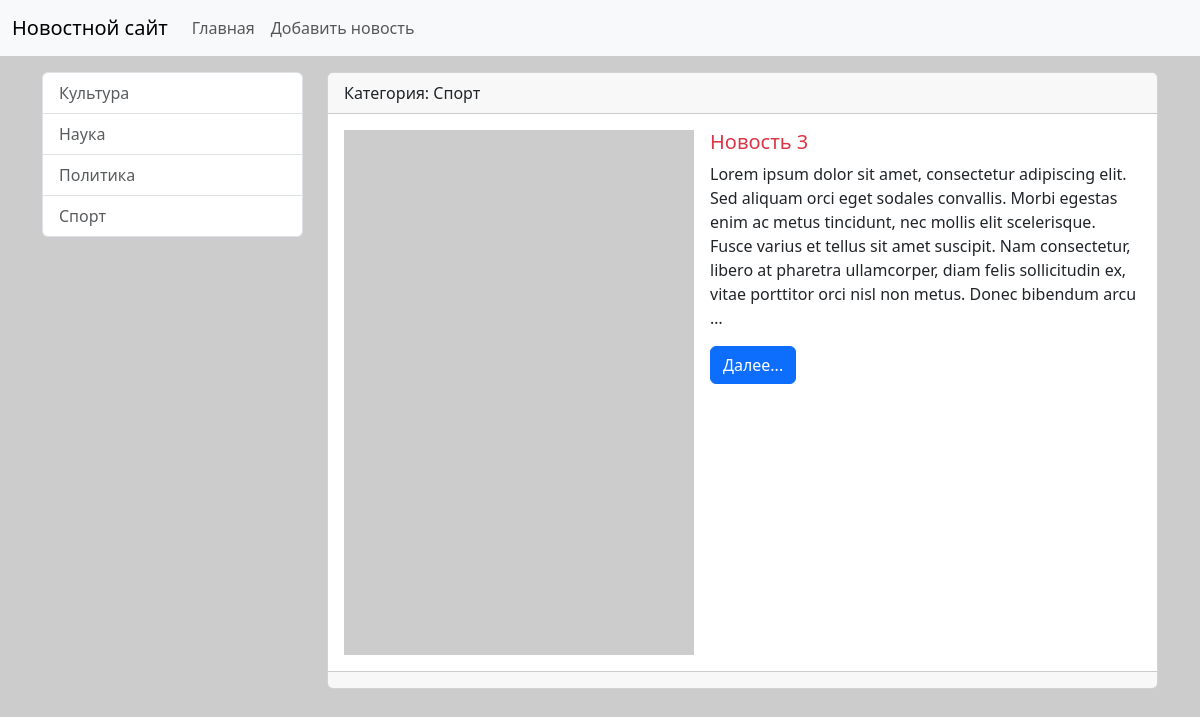
The app's page /category/2/, older data.
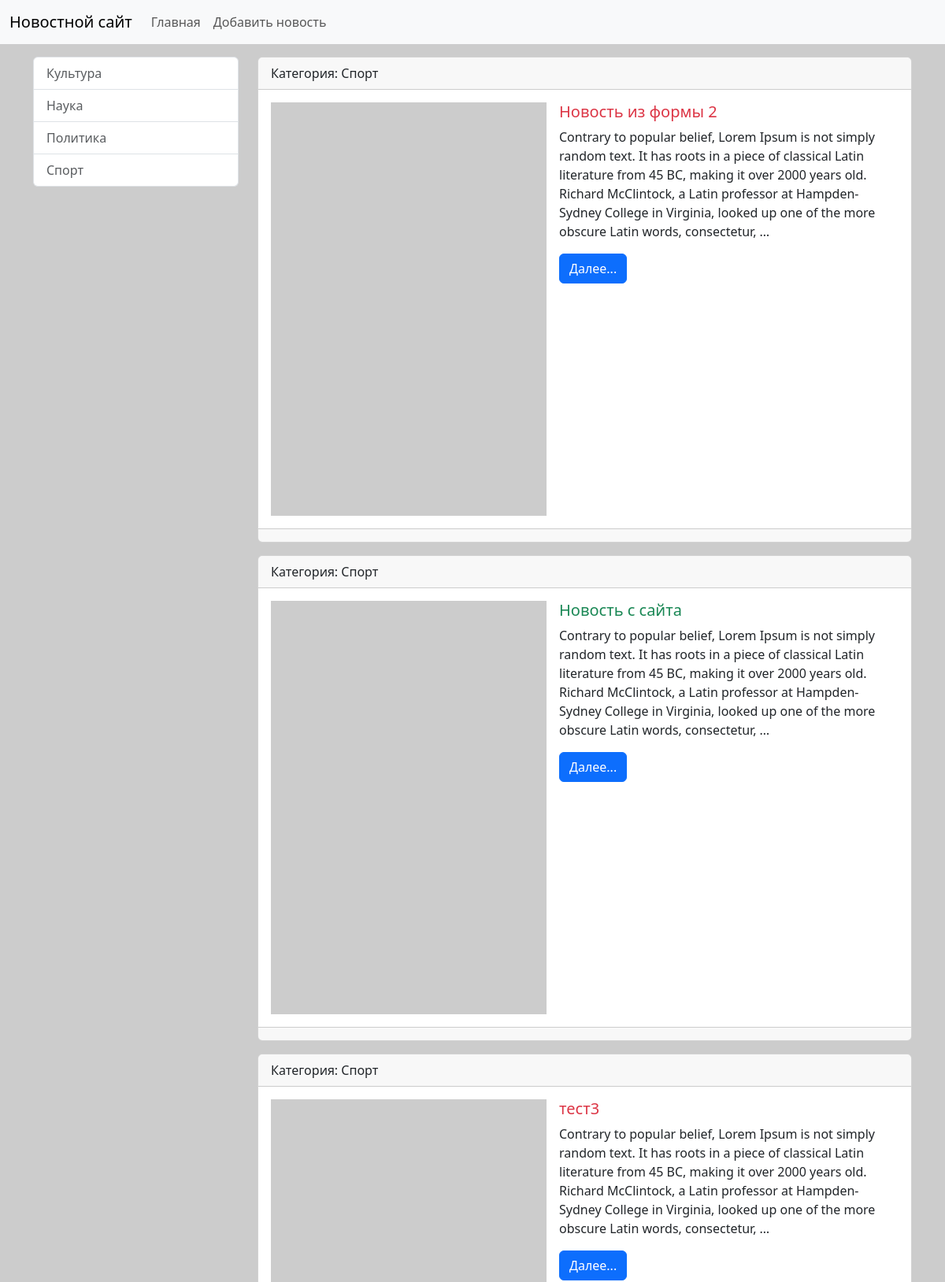
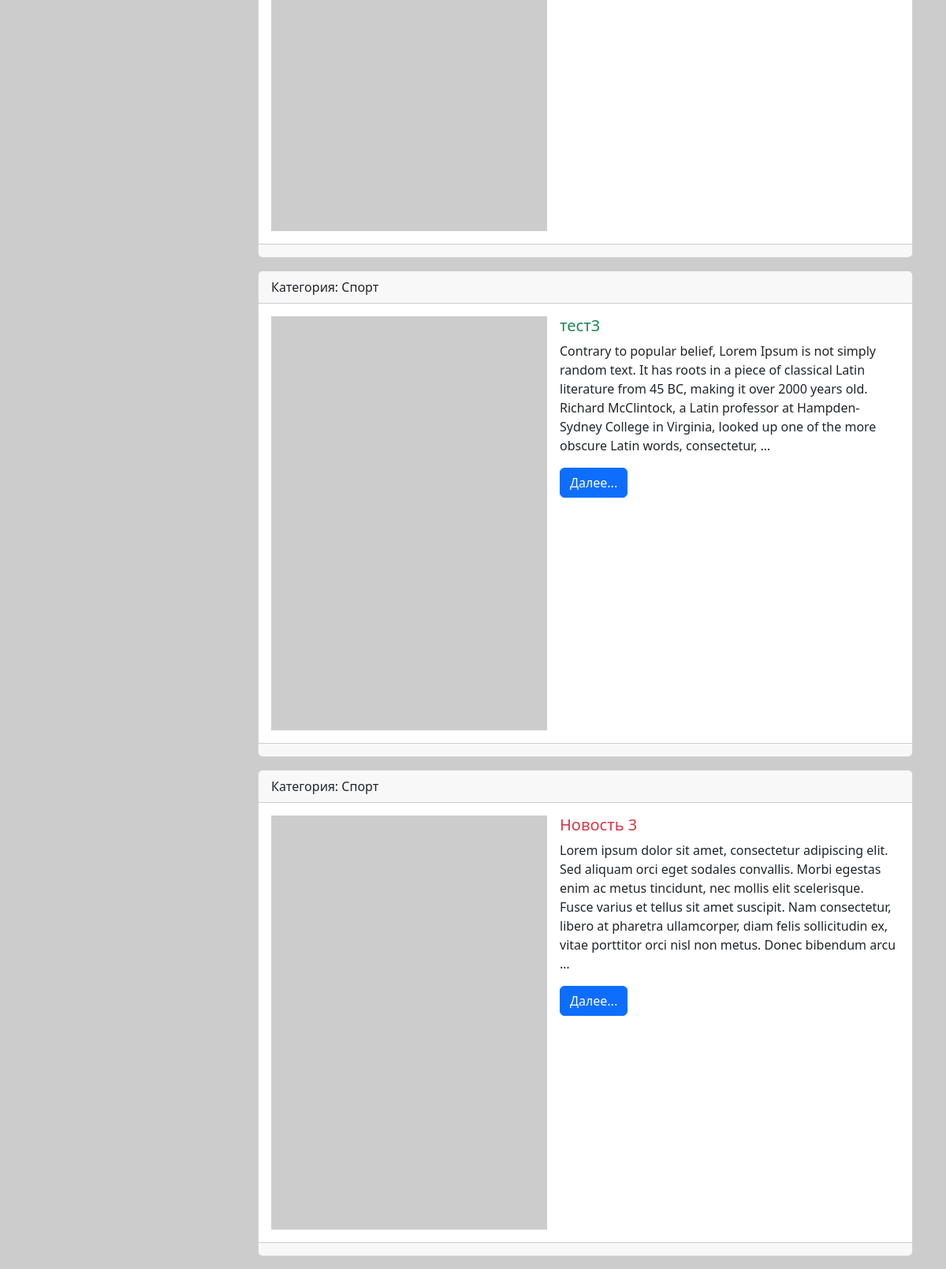
The same page, newer data (2 pictures, top to bottom).
### news/models.py (models this page shows, shortened)
class Category(models.Model):
    title = models.CharField(max_length=150, db_index=True, verbose_name = 'Наименование категории') # При наличии db_index поле индексируется и поиск полей в этой таблице / модели становится более быстрым
    def get_absolute_url(self): # Название этого метода должно быть именно таким, чтобы Django мог его распознать и использовать для получения URL-адреса объекта и это договорённость между разработчиками Django. Этот метод возвращает URL-адрес для конкретного объекта модели, который будет использовать. Также django автоматически ищет этот метод и если находит его, то в админ.панели автоматически появляется кнопка "смотреть на сайте", которая ведёт на соответствующую страницу на сайте. При другом названии метода кнопки не будет.
        return reverse('category', kwargs={"category_id": self.pk}) # Главное отличе этой фукнции от template tag в том, что она строит ссылку в python-файлах, а template tag - в html-шаблонах. Здесь мы используем имя маршрута 'category' и передаем параметр category_id, который равен первичному ключу (pk) текущего объекта категории. В результате функция reverse вернет URL-адрес для этой категории, который можно использовать в шаблонах или других частях приложения.
    class Meta:
        verbose_name = 'Категория'
        verbose_name_plural = 'Категории'
        ordering = ('title', )

class News(models.Model):
    title = models.CharField(max_length=150, verbose_name="Наименование")
    content = models.TextField(blank=True, verbose_name="Содержание")
    created_at = models.DateTimeField(auto_now_add=True, verbose_name="Дата создания")
    updated_at = models.DateTimeField(auto_now=True, verbose_name="Дата редактирования")
    photo = models.ImageField(upload_to='photos/%Y/%m/%d', verbose_name="Фото", blank=True)
    is_published = models.BooleanField(default=True, verbose_name="Опубликовано")
    category = models.ForeignKey('Category', on_delete=models.PROTECT, null=True, verbose_name = 'Категория') # Модель можно указать двумя способами: ссылкой на модель (но только в том случае, если эта модель объявлена раньше, перед указанием foreign key в другой модели) или указав имя модели - 'Category'. null=True поставлен из-за того, что category и связь с category были добавлены после того, как в БД уже были добавлены новости без категории.
    class Meta:
        verbose_name = 'Новость'    # Это правильный перевод или наименование единственного числа объекта модели, с которой мы работаем
        verbose_name_plural = 'Новости' # Это правильный перевод или наименование множественного числа объектов модели, с которой мы работаем
        ordering = ['-created_at'] # Это параметр сортировки объектов модели, с которой мы работаем ("-" означает, что в обратном порядке)
    def get_absolute_url(self):
        return reverse('view_news', kwargs={"news_id": self.pk})

### news/views.py (the view)
# urls.py: path('category/<int:category_id>/', get_category, name='category'),
def get_category(request, category_id):
    news = News.objects.filter(category_id=category_id)
    category = Category.objects.get(pk=category_id)
    return render(request, 'news/category.html', { 'news': news, 'category': category})

### news/templatetags/news_tags.py (called while the page is built)
@register.inclusion_tag('news/list_categories.html')
def show_categories():    # Можно передавать дополнительные параметры (def show_categories(arg1='Hello', arg2='World')
    categories = Category.objects.all()
    return {"categories": categories}   # При передачи доп. параметров в функцию return должен выглядеть с из возвратом, чтобы увидеть их значения return {"categories": categories, "arg1": arg1, "arg2": arg2}

### news/templates/news/category.html (shortened to what this page needs)
{% extends 'base.html' %}
{% block sidebar %}
{% include 'include/_sidebar.html' %}
{% endblock %}
{% block content %}
{% for item_news in news %}
<div class="card mb-3">
    <div class="card-header">
        Категория: {{ item_news.category.title }}
    </div>
    <div class="card-body">
        <div class="d-flex align-items-start" style="min-height: 300px;">
            {% if item_news.photo %}
                <img src="{{ item_news.photo.url }}" alt="" width="350" class="flex-shrink-0 me-3">
            {% else %}
                <img src="https://picsum.photos/seed/picsum/200/300" alt="" width="350" class="flex-shrink-0 me-3">
            {% endif %}
            <div class="flex-grow-1">
                <div class="media-body">
                    <h5 class="card-title {% cycle 'text-danger' 'text-success' %}">{{ item_news.title }}</h5>
                    <p class="card-text">{{ item_news.content|truncatewords:50 }}</p>
                    <a href="{{ item_news.get_absolute_url }}" class="btn btn-primary">Далее...</a>
                </div>
            </div>
        </div>
    </div>
    <div class="card-footer text-body-secondary">
    </div>
</div>
{% empty %}
    Больше новостей нет.
{% endfor %}
{% endblock  %}

### templates/base.html (shortened to what this page needs)
{% load static %}
<!doctype html>
<html lang="en">
<head>
    <link  rel="stylesheet" href="{% static 'bootstrap/css/bootstrap.min.css' %}">
    <link  rel="stylesheet" href="{% static 'css/style.css' %}">
</head>
<body>
{% include 'include/_nav.html' %}
<div class="container mt-3">
    <div class="row">
        <div class="col-md-3">
            {% block sidebar %}SIDEBAR{% endblock %}
        </div>
        <div class="col-md-9">
            {% block content %}CONTENT{% endblock %}
        </div>
</div>
</body>
</html>

### templates/include/_nav.html (shortened to what this page needs)
<nav class="navbar navbar-expand-lg bg-body-tertiary">
    <div class="container-fluid">
        <a class="navbar-brand" href="{% url 'home' %}">Новостной сайт</a>
        <div class="collapse navbar-collapse" id="navbarSupportedContent">
            <ul class="navbar-nav me-auto mb-2 mb-lg-0">
                <li class="nav-item"><a class="nav-link" href="{% url 'home' %}">Главная</a></li>
                <li class="nav-item"><a class="nav-link" href="{% url 'add_news' %}">Добавить новость</a></li>
            </ul>
        </div>
    </div>
</nav>

### templates/include/_sidebar.html (shortened to what this page needs)
{% load news_tags %}  {% show_categories %}

### news/templates/news/list_categories.html
<div class="list-group">
  {% for item_category in categories %}
    <a href="{{ item_category.get_absolute_url }}" class="list-group-item list-group-item-action" aria-current="true" >{{ item_category.title }}</a >
  {% empty %}
    <p class="text-muted">Категорий нет.</p>
  {% endfor %}
</div>

### education/static/css/style.css (style rules this page uses)
body { background-color: #ccc; }

Row changes from the older to the newer data that the page shows:
added News: category "Спорт", title "Новость из формы 2", content "Contrary to popular belief, Lorem Ipsum is not simply random text. It has roots in a piece of classical Latin literature from 45 BC, making it over 2000 years old. Richard McClintock, a Latin professor at Hampden-Sydney College in Virginia, looked up one of the more obscure Latin words, consectetur, …"
added News: category "Спорт", title "Новость с сайта", content "Contrary to popular belief, Lorem Ipsum is not simply random text. It has roots in a piece of classical Latin literature from 45 BC, making it over 2000 years old. Richard McClintock, a Latin professor at Hampden-Sydney College in Virginia, looked up one of the more obscure Latin words, consectetur, …"
added News: category "Спорт", title "тест3", content "Contrary to popular belief, Lorem Ipsum is not simply random text. It has roots in a piece of classical Latin literature from 45 BC, making it over 2000 years old. Richard McClintock, a Latin professor at Hampden-Sydney College in Virginia, looked up one of the more obscure Latin words, consectetur, …"
added News: category "Спорт", title "тест3", content "Contrary to popular belief, Lorem Ipsum is not simply random text. It has roots in a piece of classical Latin literature from 45 BC, making it over 2000 years old. Richard McClintock, a Latin professor at Hampden-Sydney College in Virginia, looked up one of the more obscure Latin words, consectetur, …"
